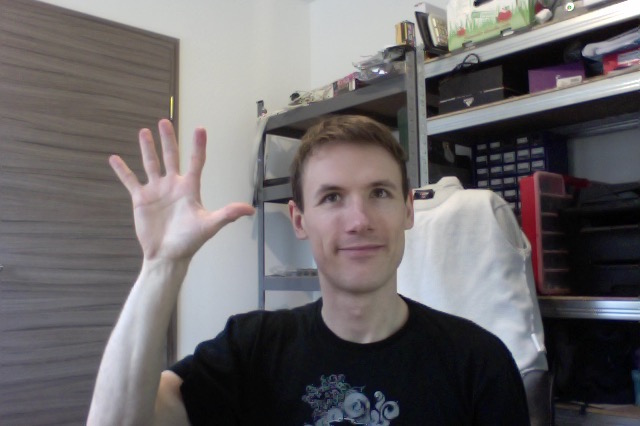
//> input picture samples/jan4.jpg, 640 x 426 px
$ ./HandDetector samples/jan4.jpg samples/jan5.jpg samples/jan5.jpg samples/jan5.jpg   (built with g++ and OpenCV 4)
//> lines starting //> are read from the running program, lines starting //| are printed output that depends on the picture; after the words box and inside, x2 and y2 are one past the last pixel; in counts of white or black regions, pixels touching at a corner belong together
#include "opencv2/imgproc/imgproc.hpp"
#include "opencv2/highgui/highgui.hpp"
#include "opencv2/video/background_segm.hpp"
#include <iostream>
#include <vector>

using namespace std;
using namespace cv;

enum HDChannels
{
	HD_ChY,
	HD_ChCb,
	HD_ChCr
};
enum Thresholds
{
	TSH_LOW,
	TSH_HIGH
};

Mat currVideoFrame;
Mat foregroundMask;

// Thresholding values, calibraeted values are stored here
uchar currentThershold[2][3] = {{112, 132, 114}, {211, 156, 133}};


/**
 * Makes thresholding on each YCC channel
 * @param {Mat} imageYCrCb  YCC image
 */
Mat thresholdSkinColor(Mat imageYCrCb, uchar threshold[2][3]) {
	Mat dstImage;
	vector<Mat> imageYCrCb3;
	split(imageYCrCb, imageYCrCb3);

	// Does computation for each channel separately to control threshold individually.
	for (int chIdx = 0; chIdx < imageYCrCb.channels(); chIdx++) {
		Mat lookUpTable(1, 256, CV_8U); // Matrix [1,256] initializer
		// Be sure that "pointer" knows type he`s pointing to :) yeah c++ stuff
		uchar* pointer = lookUpTable.data;
		for (int j = 0; j < 256; ++j) {
			pointer[j] = j <= threshold[TSH_LOW][chIdx] || j >= threshold[TSH_HIGH][chIdx] ?
						 (uchar) 0 : (uchar) j;
		}
		// LUT juggles chars from lookup table into matrix very efficiently  (based on Intels TBB)
		LUT(imageYCrCb3[chIdx], lookUpTable, imageYCrCb3[chIdx]);
	}
	merge(imageYCrCb3, dstImage);
	return dstImage;
}

/**
 * On mouse click on pixel calibration
 */
void handleMouseEvent(int evt, int x, int y, int flags, void* param) {
	if (evt == CV_EVENT_LBUTTONDOWN) {
		printf("Sample at (%d,%d): ", x, y);

		// Get pixel sample at this point
		Vec3b sample = currVideoFrame.at<Vec3b>(Point(x, y));
		Scalar pix = Scalar(sample.val[0], sample.val[1], sample.val[2]);
		// and a tiny matrix to be converted to CYY
		Mat matSample(1, 1, CV_8UC3, pix);
		cvtColor(matSample, matSample, CV_YCrCb2BGR);

		std::cout <<  "Original YCC " << matSample;
		Mat result = thresholdSkinColor(currVideoFrame, currentThershold);

		sample = result.at<Vec3b>(Point(x, y));
		pix = Scalar(sample.val[0], sample.val[1], sample.val[2]);

		std::cout <<  " Segmented YCC: " << pix << endl;

		cvtColor(result, result, CV_YCrCb2BGR);
		imshow("Calibrated YCC threshold", result);
	}
}


/**
 * @function handleTrackbarY
 * @brief Callback for trackbar
 */
void onTrackbar(int value, void *b/* pointer to any type */) {
	Mat dstImage, result;
	vector<int> *tshPtr = static_cast<vector<int>*>(b);
	vector<int> tshLoc = *tshPtr;

	std::cout << " Lo/Hi " << tshLoc[0] << " CH " << tshLoc[1] << endl;
	std::cout << " new TSH: " << value << " old TSH: " <<
		(int) currentThershold[tshLoc[0]][tshLoc[1]];
	currentThershold[tshLoc[0]][tshLoc[1]] = (uchar) value;

	// Do the thresholding on new parameters
	result = thresholdSkinColor(currVideoFrame, currentThershold);
	cvtColor(result, result, CV_YCrCb2BGR);

	// Applies foreground mask by skipping "0" pixels at copy time
	result.copyTo(dstImage, foregroundMask);
	imshow("Final image", dstImage);
}


// TODO: binariziraj sliko za vsak kanal posebaj
// TODO: implementiraj noise removal: opening = morphologyEx(img, cv2.MORPH_OPEN, kernel)
// TODO: nato sestavi vse kanale skupaj
// TODO: vzposobi kamero da ne bo dropala slik

int main(int argc, char **argv) {
	Mat imgBgOnlyYCC;
	const char *strOriginalFrame = "Original picture for calibration";

    // Load the source image
	Mat imgBgOnly = imread(argv[1], 1);
//> imgBgOnly is the input picture: 426 rows x 640 cols, CV_8UC3; mean B, G, R 105.5, 103.8, 107.6
	vector<Mat> imgBgMeCombined {imread(argv[2], 1), imread(argv[3], 1), imread(argv[4], 1)};
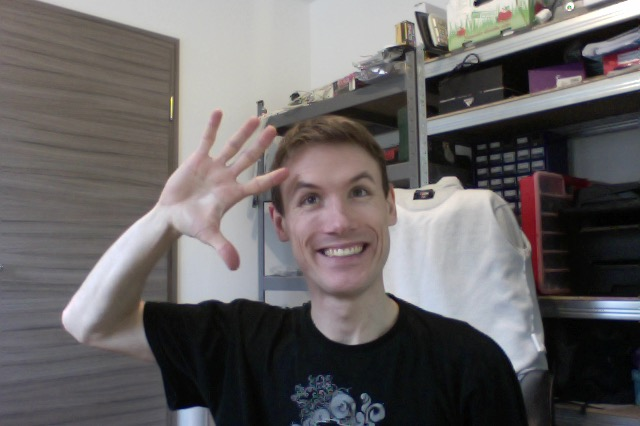
//> input picture samples/jan5.jpg, 640 x 426 px
//> imgBgMeCombined[0] is the input picture: 426 rows x 640 cols, CV_8UC3; mean B, G, R 100.3, 100, 103.7

	namedWindow(strOriginalFrame, 1);
	imshow(strOriginalFrame, imgBgMeCombined.at(0));

	// Convert to YCC with channels separated
	cvtColor(imgBgOnly, imgBgOnlyYCC, CV_BGR2YCrCb);
//> imgBgOnlyYCC: 426 rows x 640 cols, CV_8UC3; mean of channels 0, 1, 2 105.1, 129.7, 128.2
	cvtColor(imgBgMeCombined.at(0), imgBgMeCombined.at(0), CV_BGR2YCrCb);
	// Share complete YCC frame with other code
	currVideoFrame = imgBgMeCombined.at(0);
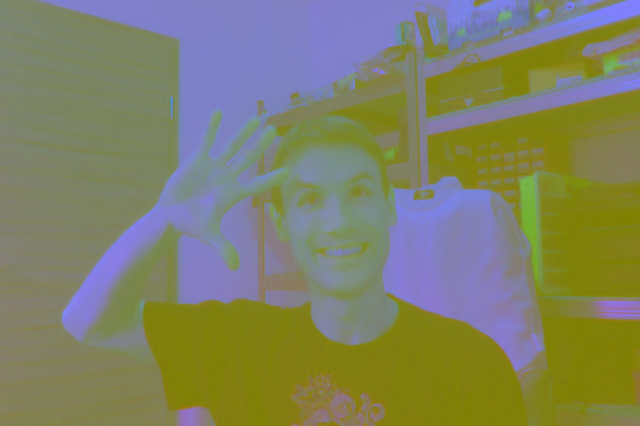
//> currVideoFrame: 426 rows x 640 cols, CV_8UC3; mean B, G, R 101.1, 129.8, 127.5

	// Background removal. Current set for quick learning from two static frames.
	Ptr<BackgroundSubtractorMOG2> bgSubtractor = createBackgroundSubtractorMOG2(1, 75, false);
	bgSubtractor->apply(imgBgOnlyYCC, foregroundMask);
//> foregroundMask: 426 rows x 640 cols, CV_8UC1; every value is 255
	bgSubtractor->apply(imgBgMeCombined.at(0), foregroundMask);
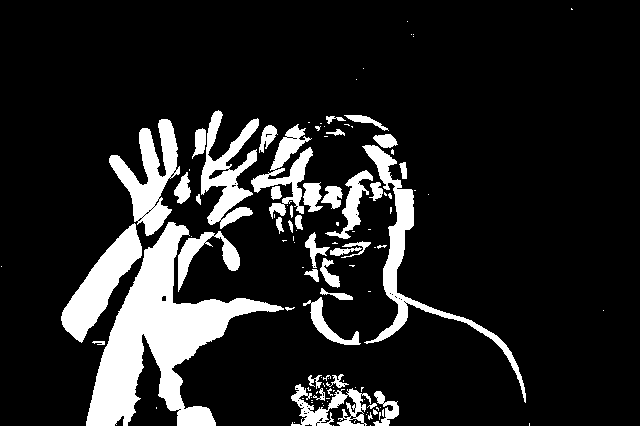
//> foregroundMask: 426 rows x 640 cols, CV_8UC1; 14.2% white; 115 white regions (73 under 20 px), largest, box (x1, y1, x2, y2) and area: (86, 222, 284, 426) 13578, (362, 145, 526, 403) 3844, (61, 223, 142, 343) 3595

//	Mat imageSkinColored = thresholdSkinColor(s);
	imshow("Foreground mask", foregroundMask);

	// cvSetMouseCallback(strOriginalFrame, handleMouseEvent, 0);


	int val0 = (int) currentThershold[TSH_LOW][HD_ChY];
	vector<int> chDsc1 = {TSH_LOW, HD_ChY};
	createTrackbar("LowY", strOriginalFrame, &val0, 255, onTrackbar, &chDsc1);

	int val1 = (int) currentThershold[TSH_HIGH][HD_ChY];
	vector<int> chDsc2 = {TSH_HIGH, HD_ChY};
	createTrackbar("HightY", strOriginalFrame, &val1, 255, onTrackbar, &chDsc2);

	int val2 = (int) currentThershold[TSH_LOW][HD_ChCb];
	vector<int> chDsc3 = {TSH_LOW, HD_ChCb};
	createTrackbar("LowCb", strOriginalFrame, &val2, 255, onTrackbar, &chDsc3);

	int val3 = (int) currentThershold[TSH_HIGH][HD_ChCb];
	vector<int> chDsc4 = {TSH_HIGH, HD_ChCb};
	createTrackbar("HighCb", strOriginalFrame, &val3, 255, onTrackbar, &chDsc4);

	int val4 = (int) currentThershold[TSH_LOW][HD_ChCr];
	vector<int> chDsc5 = {TSH_LOW, HD_ChCr};
	createTrackbar("LowCr", strOriginalFrame, &val4, 255, onTrackbar, &chDsc5);

	int val5 = (int) currentThershold[TSH_HIGH][HD_ChCr];
	vector<int> chDsc6 = {TSH_HIGH, HD_ChCr};
	createTrackbar("HighCr", strOriginalFrame, &val5, 255, onTrackbar, &chDsc6);


// [14 lines of commented-out code are left out]

	waitKey();
//> in thresholdSkinColor, `split(imageYCrCb, imageYCrCb3);`:
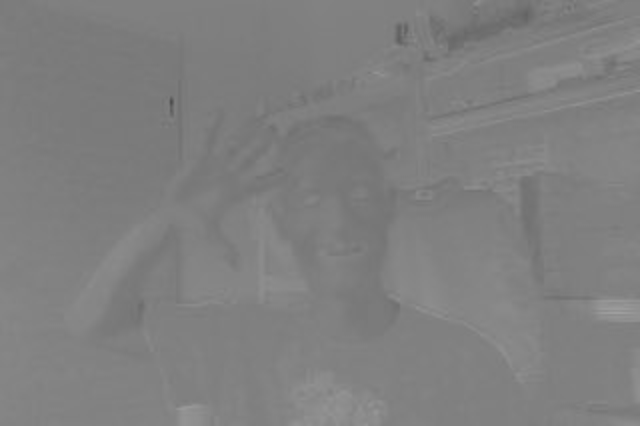
//> imageYCrCb3[2]: 426 rows x 640 cols, CV_8UC1; min 76, max 158, mean 127.5
//> in thresholdSkinColor, `merge(imageYCrCb3, dstImage);`:
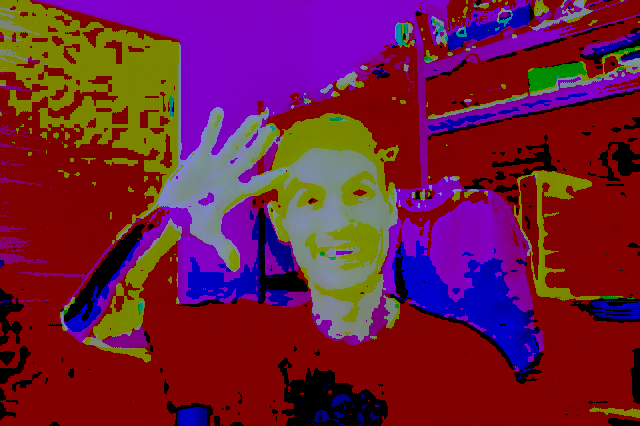
//> dstImage: 426 rows x 640 cols, CV_8UC3; mean B, G, R 58.1, 29.3, 111.3
//> in onTrackbar, `cvtColor(result, result, CV_YCrCb2BGR);`:
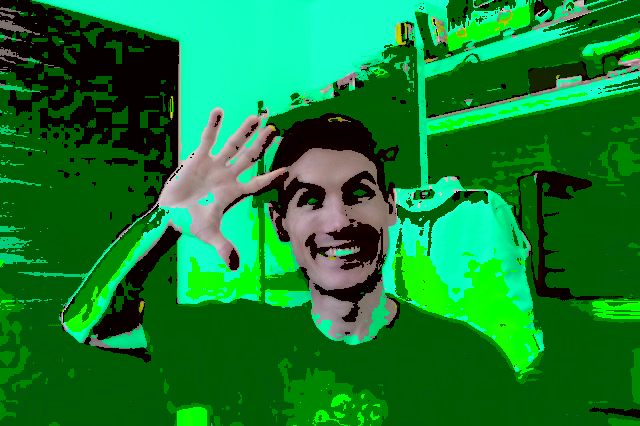
//> result: 426 rows x 640 cols, CV_8UC3; mean B, G, R 48, 126.9, 17.9
//> in onTrackbar, `result.copyTo(dstImage, foregroundMask);`:
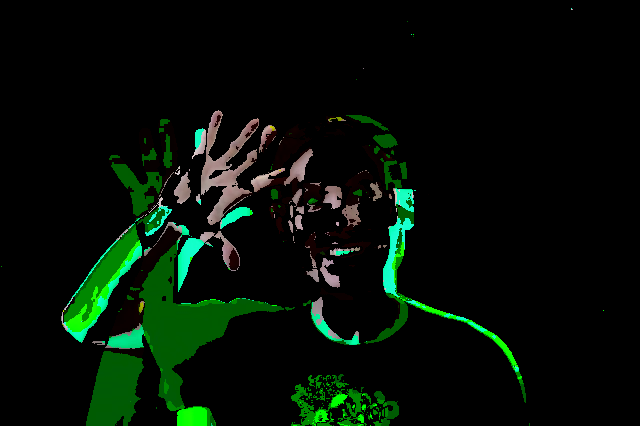
//> dstImage: 426 rows x 640 cols, CV_8UC3; mean B, G, R 6, 15.9, 4.5
	destroyAllWindows();


    return 0;
}
